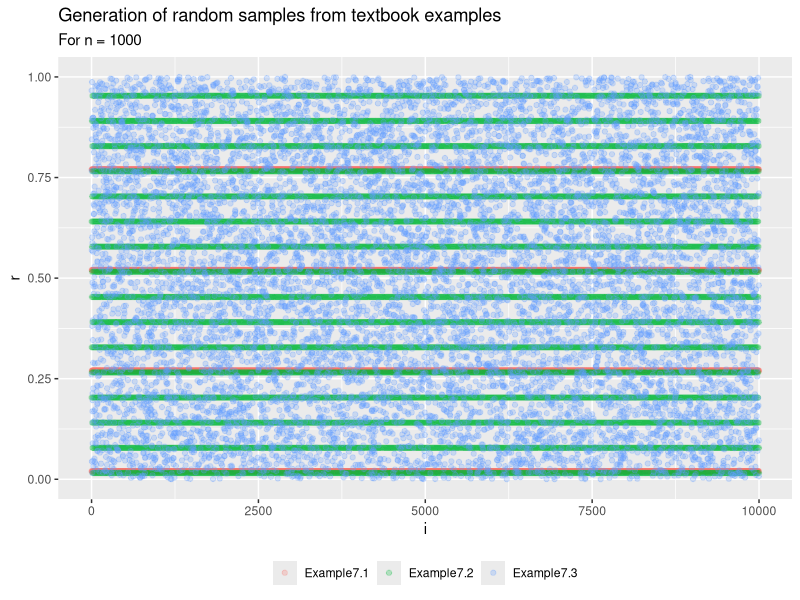

This chart was generated by the following R code:
# create linear conguential function ####
lin_cong <- function(n, seed = 123457, a = 16807, c = 0, m = 2147483647) {
  # set up x0 and container for generated numbers
  x <- seed
  r <- numeric(0)
  for (i in 1:n) {
    # generate new x value
    x <- (a * x + c) %% m
    # get new r value and add to list
    r <- c(r, x / m)
  }
  return(r)
}

# generate results for examples ####
n <- 10000
# conditions for each example
conds <- list(
  c(27, 17, 43, 100),
  c(1, 13, 0, 64),
  c(123457, 16807, 0, 2147483647)
  )
# containers for results
rands <- vector('list', 3)

# generation of results
for (j in 1:3) {
  rands[[j]] <- lin_cong(n, conds[[j]][1], conds[[j]][2], conds[[j]][3], conds[[j]][4])
}

# create data frame
df_rand <- data.frame(i = 1:n, Example7.1 = rands[[1]], 
  Example7.2 = rands[[2]], Example7.3 = rands[[3]])
library(tidyr)
df_rand <- df_rand %>% gather(Example, r, -i)

# plot results
library(ggplot2)
ggplot(df_rand, aes(x = i, y = r, col = Example)) + geom_point(alpha = 0.25) +
  theme(legend.position = 'bottom', legend.title = element_blank()) +
  labs(title = 'Generation of random samples from textbook examples',
       subtitle = 'For n = 1000')